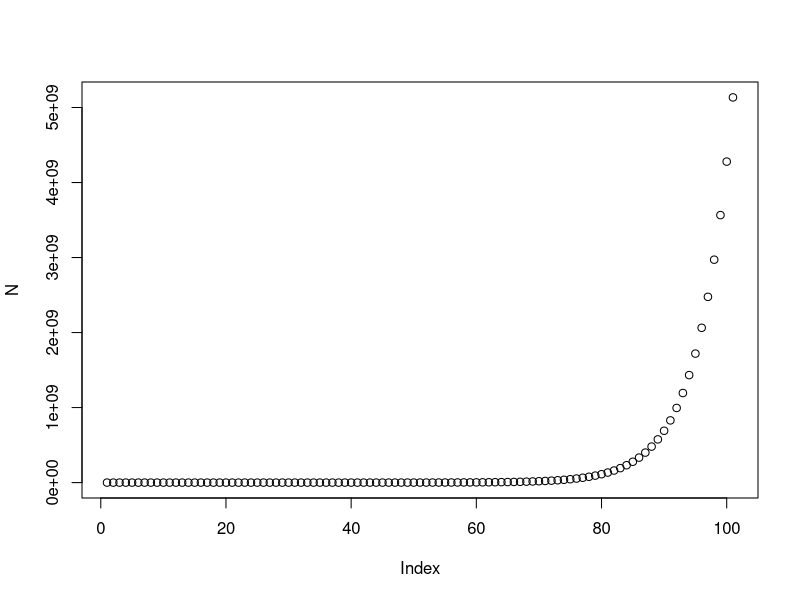
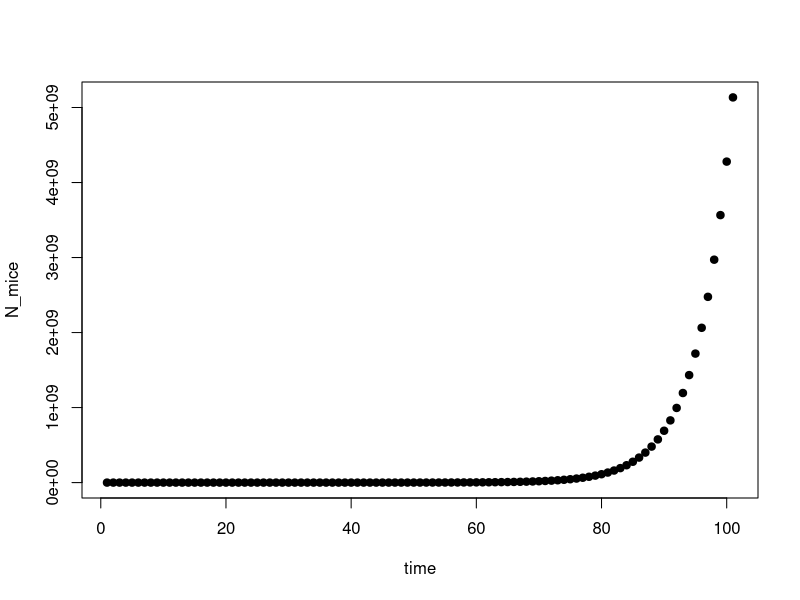

Recreate these plots in R, in order.
## Assignment 1 ##
## Author: Mimoza Dani
## Date: 01.12.2022

## Mice model ##
d<-.7
b<-3
m<-4
Nt<-42

mice<- function(Nt, b, d, m){
  Nt1<-(1+b)*(1-d)*Nt+m
  return(Nt1)
}

mice(Nt, b, d, m)
N<- Nt
N

for(i in 1:100){
  Nt1<-mice(Nt, b, d, m)
  N<-c(N, Nt1)
  Nt<-Nt1
}

N
plot(N)
plot(N,xlab="time",ylab="N_mice",pch=19,col="black")




